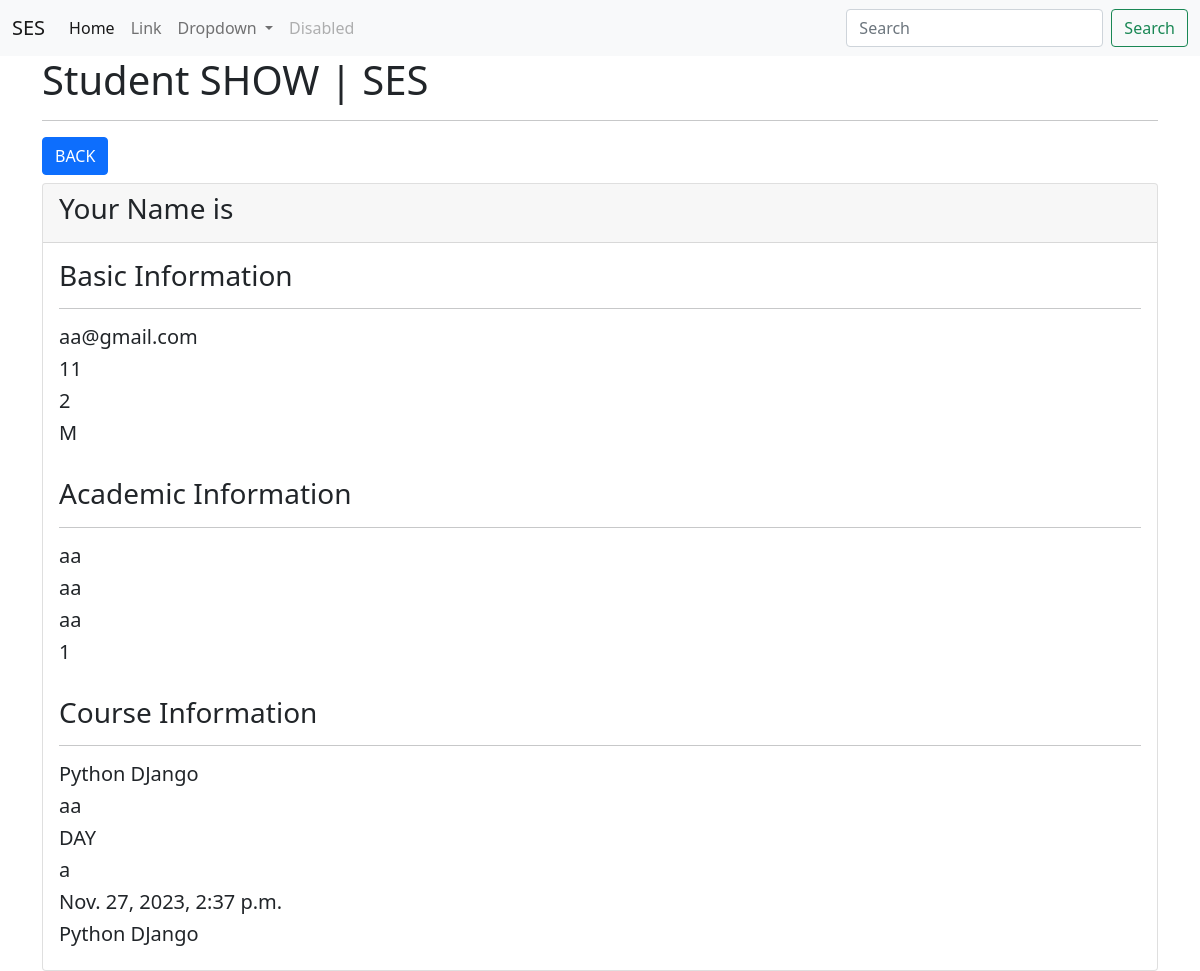
The app's page /ses/students/show/2/ (signed in) with its own data.
### studentMgmtApp/models.py (models this page shows, shortened)
class Student(models.Model):
    first_name = models.CharField(max_length=100)
    middle_name = models.CharField(max_length=100, null=True, blank=True)
    last_name = models.CharField(max_length=100)
    email = models.EmailField()
    contact = models.CharField(max_length=100)
    gender = models.CharField(max_length=100)
    blood_group = models.CharField(max_length=100)
    academic_level = models.CharField(max_length=200)
    academic_status = models.CharField(max_length=100)
    academic_org = models.CharField(max_length=200)
    academic_score = models.CharField(max_length=200, null=True, blank=True)
    course = models.ForeignKey(Course, on_delete=models.CASCADE)
    intake = models.CharField(max_length=200, null=True, blank=True)
    shift = models.CharField(max_length=100, null=True, blank=True)
    remarks = models.CharField(max_length=200)
    visited_at = models.DateTimeField(default=datetime.now())
    class Meta:
        db_table = "app_students"

class Course(models.Model):
    title = models.CharField(max_length=200)
    code = models.CharField(max_length=20)
    def __str__(self):
        return self.title
    class Meta:
        db_table = "app_courses"

### studentMgmtApp/views.py (the view)
# urls.py: path("students/show/<int:id>/", views.student_show, name="students.show"),
def student_show(request, id):
    if not request.session.has_key("session_email"):
        return redirect("users.login")
    data = Student.objects.get(id=id)
    context = {"data": data}
    return render(request, "students/show.html", context)

### studentMgmtApp/templates/students/show.html (shortened to what this page needs)
{% extends "layouts/base.html" %}
{% load static %}
{% block body_content %}
<div class="container">
    <h1>Student SHOW | SES</h1>
    <hr>
    <a href="{% url 'students.index' %}" class="btn btn-primary mb-2">BACK</a>
    <div class="card">
        <div class="card-header">
            <h3>{{ data.first_name }} {{ data.middle_name }} {{ data.last_name }}</h3>
        </div>
        <div class="card-body">
            <h3>Basic Information</h3>
            <hr>
            <h5>{{ data.email }}</h5>
            <h5>{{ data.contact }}</h5>
            <h5>{{ data.blood_group }}</h5>
            <h5>{{ data.gender }}</h5>
            <br>
            <h3>Academic Information</h3>
            <hr>
            <h5>{{ data.academic_level }}</h5>
            <h5>{{ data.academic_status }}</h5>
            <h5>{{ data.academic_org }}</h5>
            <h5>{{ data.academic_score }}</h5>
            <br>
            <h3>Course Information</h3>
            <hr>
            <h5>{{ data.course }}</h5>
            <h5>{{ data.intake }}</h5>
            <h5>{{ data.shift }}</h5>
            <h5>{{ data.remarks }}</h5>
            <h5>{{ data.visited_at }}</h5>
            <h5>{{ data.course }}</h5>
        </div>
    </div>
</div>
{% endblock %}

### records on screen
Student: first_name "Your", middle_name "Name", last_name "is", email "aa@gmail.com", contact "11", blood_group "2", gender "M", academic_level "aa", academic_status "aa", academic_org "aa", academic_score "1", course "Python DJango", intake "aa", shift "DAY", remarks "a", visited_at "Nov. 27, 2023, 2:37 p.m."
